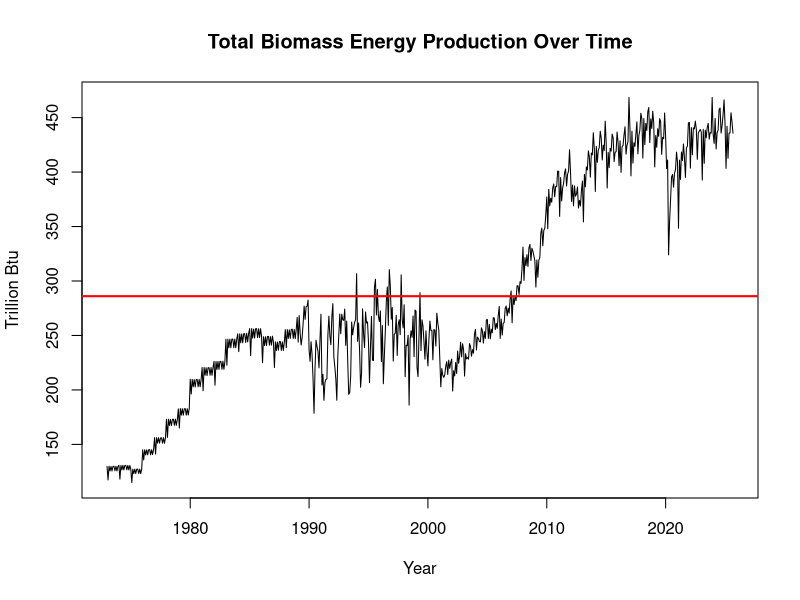
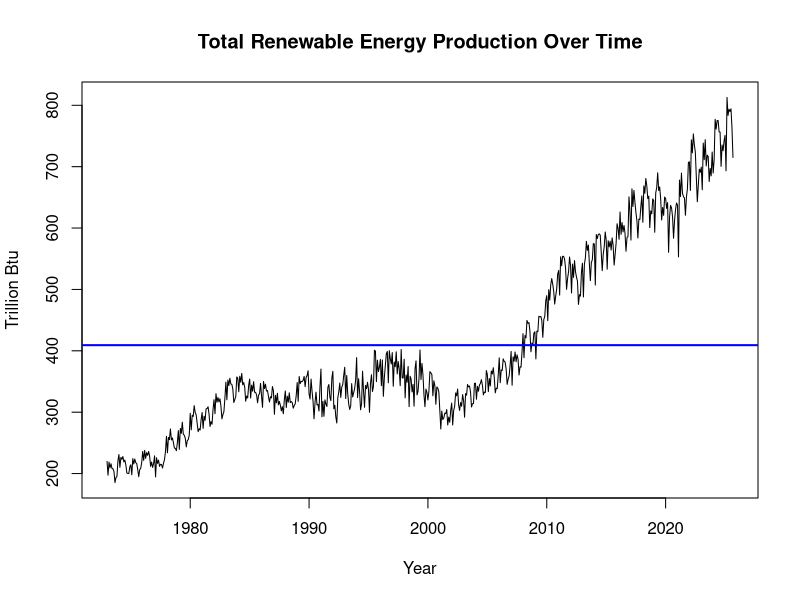
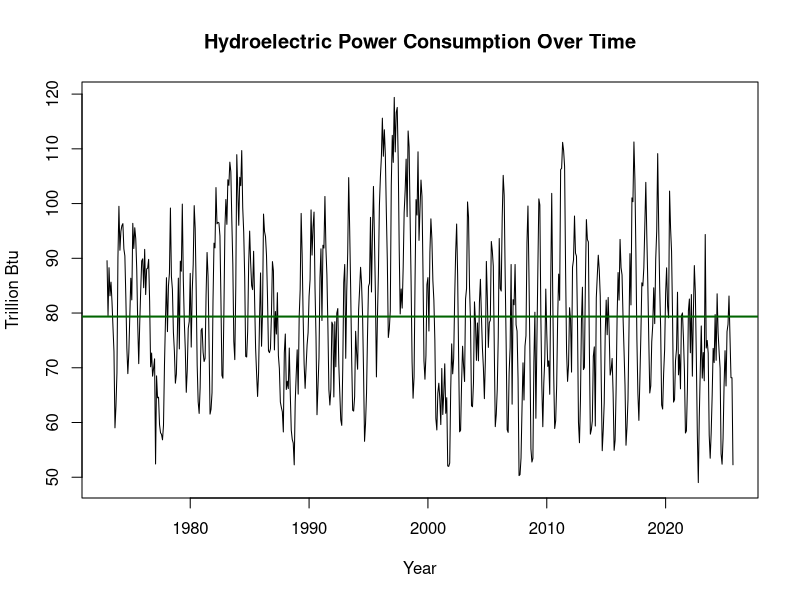
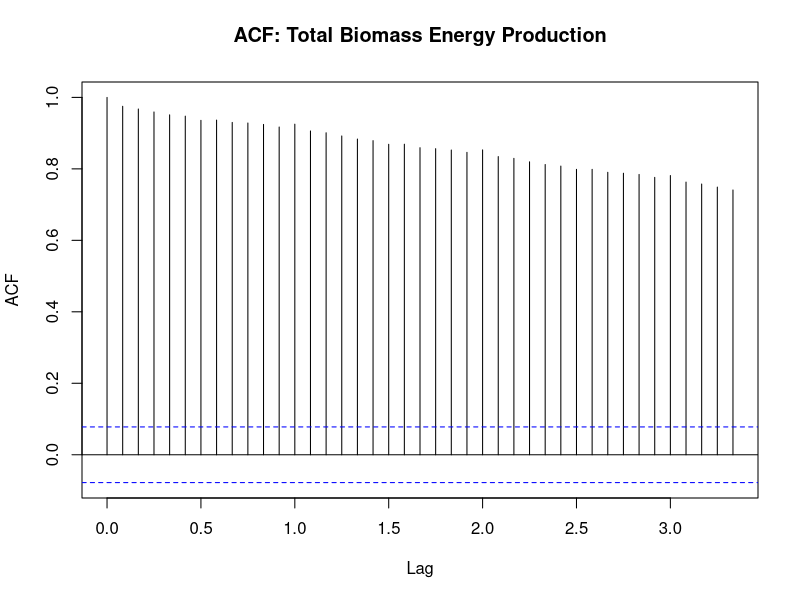
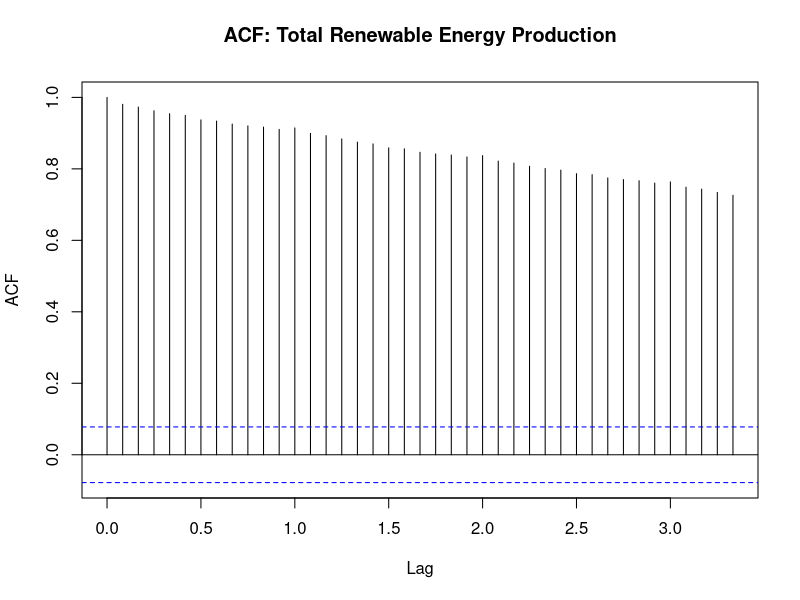
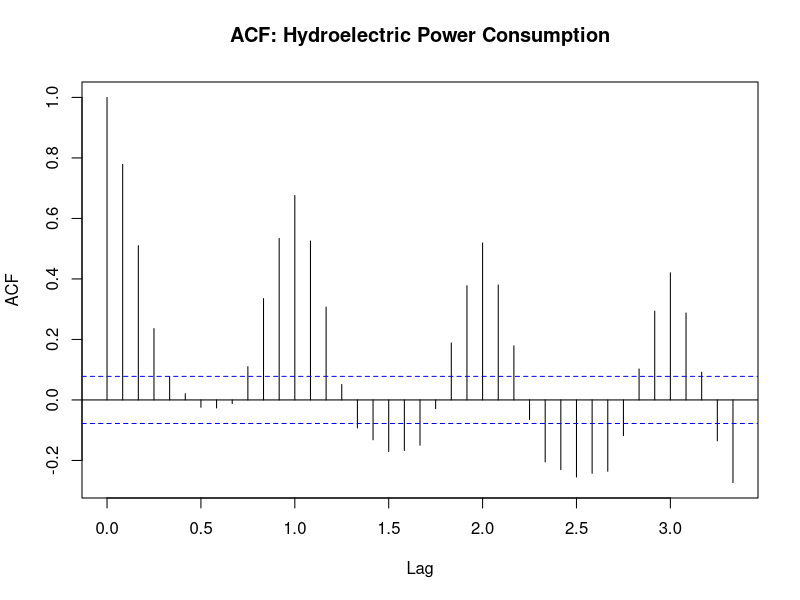
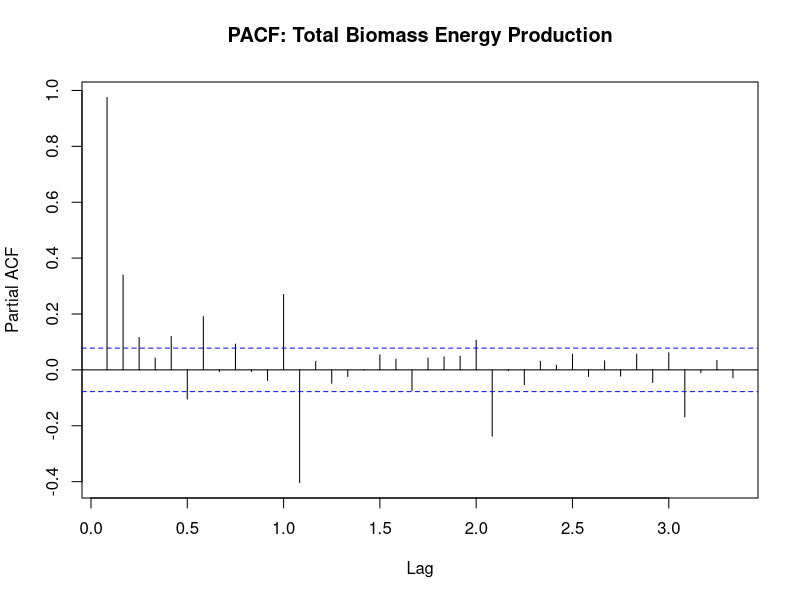
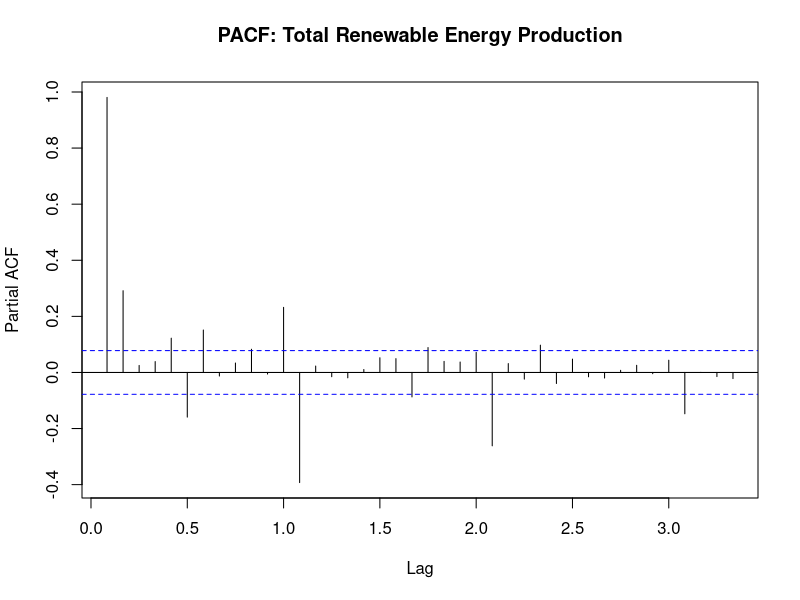

Generate these figures, in order, with R:
## ---- chunk 1
library(forecast)
library(tseries)
library(dplyr)
library(readxl)
library(openxlsx)

## ---- chunk 2
energy_data1 <- read_excel(
  path = "../Data/Table_10.1_Renewable_Energy_Production_and_Consumption_by_Source.xlsx",
  sheet = "Monthly Data",
  skip = 12,
  col_names = FALSE
)

read_col_names <- read_excel(
  path = "../Data/Table_10.1_Renewable_Energy_Production_and_Consumption_by_Source.xlsx",
  sheet = "Monthly Data",
  skip = 10,
  n_max = 1,
  col_names = FALSE
)

colnames(energy_data1) <- as.character(read_col_names[1, ])
head(energy_data1)

## ---- chunk 3
energy_q1 <- energy_data1[
  , c(
    "Total Biomass Energy Production",
    "Total Renewable Energy Production",
    "Hydroelectric Power Consumption"
  )
]

head(energy_q1)
## ---- chunk 4
energy_ts <- ts(
  energy_q1,
  start = c(1973, 1),
  frequency = 12
)
head(energy_ts)
## ---- chunk 5
mean_energy <- apply(energy_ts, 2, mean, na.rm = TRUE)
sd_energy   <- apply(energy_ts, 2, sd,   na.rm = TRUE)

energy_stats <- data.frame(
  Mean = mean_energy,
  SD   = sd_energy
)

print(energy_stats)

## ---- chunk 6
plot(
  energy_ts[, "Total Biomass Energy Production"],
  main = "Total Biomass Energy Production Over Time",
  xlab = "Year",
  ylab = "Trillion Btu",
  col  = "black"
)

abline(
  h = mean(energy_ts[, "Total Biomass Energy Production"], na.rm = TRUE),
  col = "red",
  lwd = 2
)

plot(
  energy_ts[, "Total Renewable Energy Production"],
  main = "Total Renewable Energy Production Over Time",
  xlab = "Year",
  ylab = "Trillion Btu",
  col  = "black"
)

abline(
  h = mean(energy_ts[, "Total Renewable Energy Production"], na.rm = TRUE),
  col = "blue",
  lwd = 2
)

plot(
  energy_ts[, "Hydroelectric Power Consumption"],
  main = "Hydroelectric Power Consumption Over Time",
  xlab = "Year",
  ylab = "Trillion Btu",
  col  = "black"
)

abline(
  h = mean(energy_ts[, "Hydroelectric Power Consumption"], na.rm = TRUE),
  col = "darkgreen",
  lwd = 2
)



## ---- chunk 7
cor_energy <- cor(energy_ts, use = "complete.obs")
cor_energy

cor.test(
  energy_ts[, "Total Biomass Energy Production"],
  energy_ts[, "Total Renewable Energy Production"]
)

cor.test(
  energy_ts[, "Total Biomass Energy Production"],
  energy_ts[, "Hydroelectric Power Consumption"]
)

cor.test(
  energy_ts[, "Total Renewable Energy Production"],
  energy_ts[, "Hydroelectric Power Consumption"]
)

## ---- chunk 8

acf(
  energy_ts[, "Total Biomass Energy Production"],
  lag.max = 40,
  main = "ACF: Total Biomass Energy Production"
)

acf(
  energy_ts[, "Total Renewable Energy Production"],
  lag.max = 40,
  main = "ACF: Total Renewable Energy Production"
)

acf(
  energy_ts[, "Hydroelectric Power Consumption"],
  lag.max = 40,
  main = "ACF: Hydroelectric Power Consumption"
)


## ---- chunk 9
pacf(energy_ts[, "Total Biomass Energy Production"], lag.max = 40,
     main = "PACF: Total Biomass Energy Production")

pacf(energy_ts[, "Total Renewable Energy Production"], lag.max = 40,
     main = "PACF: Total Renewable Energy Production")

pacf(energy_ts[, "Hydroelectric Power Consumption"], lag.max = 40,
     main = "PACF: Hydroelectric Power Consumption")
